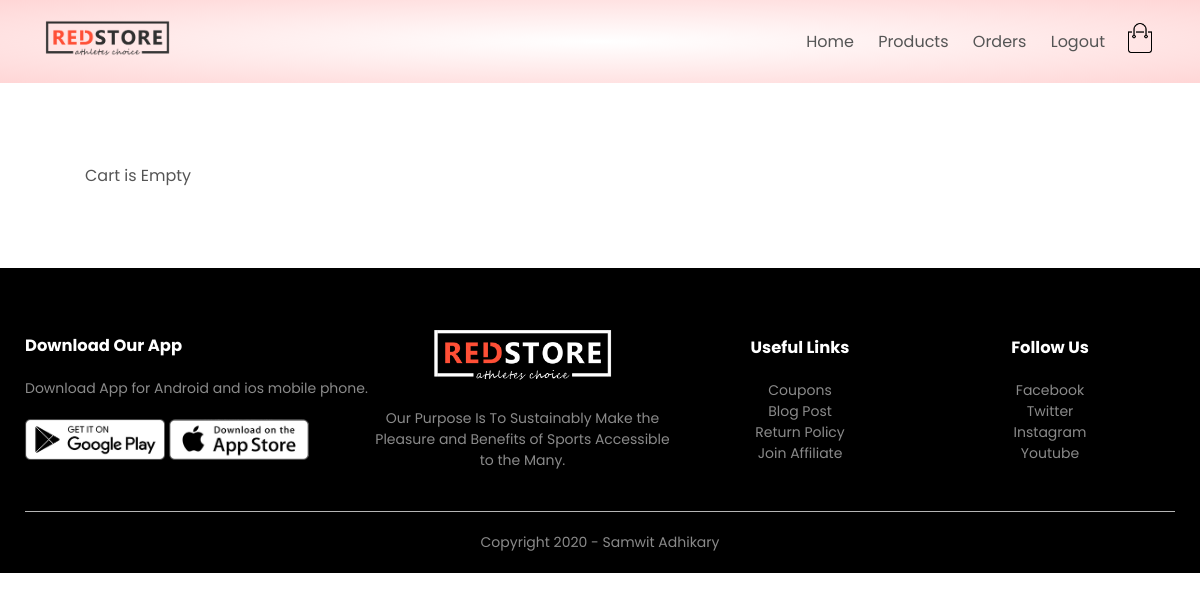
The page /orders/cart/ (signed in) on the database as committed earlier.
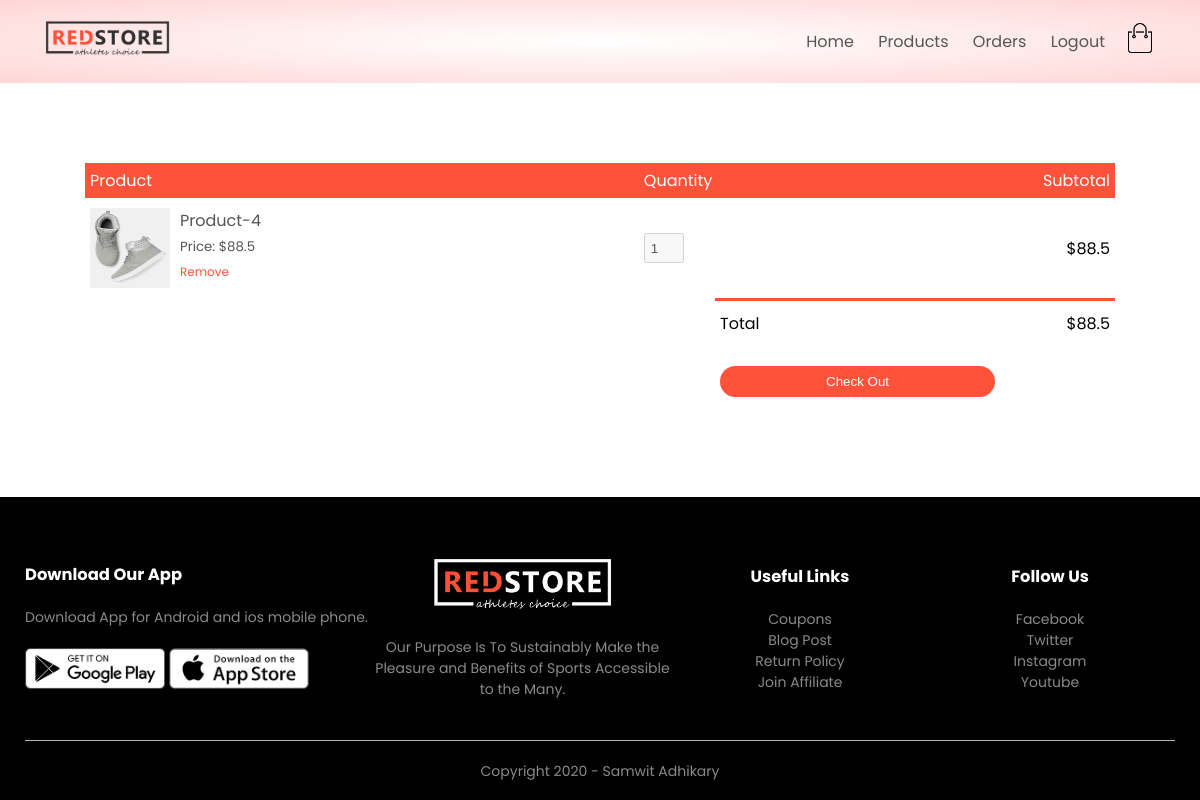
The same page on the database as committed later.
### orders/models.py (models this page shows, shortened)
class OderedItem(models.Model):
    product = models.ForeignKey(Product, related_name='added_carts', on_delete=models.SET_NULL, null=True)
    quantity = models.IntegerField(default=1)
    owner = models.ForeignKey(Order, on_delete=models.CASCADE, related_name='add_items')

class Order(models.Model):
    LIVE = 1
    DELETE = 0
    DELETE_CHOICES = ((LIVE, 'Live'), (DELETE, 'Delete'))
    CART_STAGE = 0
    ORDER_CONFIRMED = 1
    ORDER_PROCESSED = 2
    ORDER_DELIVERED = 3
    ORDER_REJECTED = 4
    STATUS_CHOICE = (
        (CART_STAGE, 'CART_STAGE'),
        (ORDER_CONFIRMED, 'ORDER_CONFIRMED'),
        (ORDER_PROCESSED, 'ORDER_PROCESSED'),
        (ORDER_DELIVERED, 'ORDER_DELIVERED'),
        (ORDER_REJECTED, 'ORDER_REJECTED'),
    )
    order_status = models.IntegerField(choices=STATUS_CHOICE, default=CART_STAGE)
    total_price = models.FloatField(default=0)
    owner = models.ForeignKey(Coustamer, on_delete=models.SET_NULL, null=True, related_name='orders')
    delete_staus = models.IntegerField(choices=DELETE_CHOICES, default=LIVE)
    create_at = models.DateTimeField(auto_now_add=True)
    update_at = models.DateTimeField(auto_now=True)

### products/models.py (models this page shows, shortened)
class Product(models.Model):
    LIVE = 1
    DELETE = 0
    DELETE_CHOICES = ((LIVE,'Live'), (DELETE,'Delete'))
    title = models.CharField(max_length=150)
    price = models.FloatField()
    description = models.TextField()
    image = models.ImageField(upload_to="media/")
    priority = models.IntegerField(default=0)
    delete_staus = models.IntegerField(choices=DELETE_CHOICES, default=LIVE)
    create_at = models.DateTimeField(auto_now_add=True)
    update_at = models.DateTimeField(auto_now=True)

### orders/views.py (the view)
# urls.py: path('cart/', views.cart,name='cart'),
def cart(request):
    user = request.user
    customer = user.customer_profile
    cart = Order.objects.filter(owner=customer, order_status=Order.CART_STAGE).first()
    return render(request, 'cart.html', {'cart': cart})

### orders/templatetags/get_total.py (called while the page is built)
@register.simple_tag(name='get_total')
def get_total(cart):
    total = 0
    for item in cart.add_items.all():
        total += item.quantity*item.product.price
    return total

### orders/templatetags/multiply.py (called while the page is built)
@register.simple_tag(name='multiply')
def multiply(a, b):
    return a * b

### templates/cart.html
{% extends 'blank_layout.html' %}
{% block content %}
    {% if messages %}
        {% for message in messages %}
            <li class="{{ message.tags  }}">{{ message }}</li>
        {% endfor %}
    {% else %}
        {% include 'cart_content_layout.html' %}
    {% endif %}
{% endblock content %}

### templates/cart_content_layout.html (shortened to what this page needs)
{% load static %}
{% load multiply %}
{% load get_total %}
<div class="small-container cart-page">
    {% if cart %}
    <table>
        <tbody><tr>
            <th>Product</th>
            <th>Quantity</th>
            <th>Subtotal</th>
        </tr>
        {% for cart_item in cart.add_items.all %}
        <tr>
            <td>
                <div class="cart-info">
                    <img src="{{ cart_item.product.image.url }}">
                    <div>
                        <p>{{cart_item.product.title}}</p>
                        <small>Price: ${{cart_item.product.price}}</small>
                        <br>
                        <a href="{% url 'remove_item' cart_item.id %}">Remove</a>
                    </div>
                </div>
            </td>
            <td><input type="number" disabled value="{{cart_item.quantity}}"></td>
            <td>${% multiply cart_item.product.price  cart_item.quantity %}</td>
        </tr>
        {% endfor %}
    </tbody></table>
    <div class="total-price">
        <table>
            <tbody>
            <tr>
                <td>Total</td>
                <td>${% get_total cart %}</td>
            </tr>
            <tr>
                <td>
                    <form method="POST" action="{% url 'checkout' %}">
                        <button type="submit" class="btn">Check Out</button>
                    </form>
                </td>
            </tr>
        </tbody>
    </table>
    </div>
    {% else %}
        <p>Cart is Empty</p>
    {% endif %}
</div>

Rows that differ between the two databases and show on the page:
added OderedItem: product.image (picture), product "Product-4", product.price "88.5", quantity "1", product+quantity "88.5"
added Order: id.price "88.5"
Other text that changed with them:
text no longer shown: "Cart is Empty"
text now shown: "Product Quantity Subtotal Total $ Check Out"
